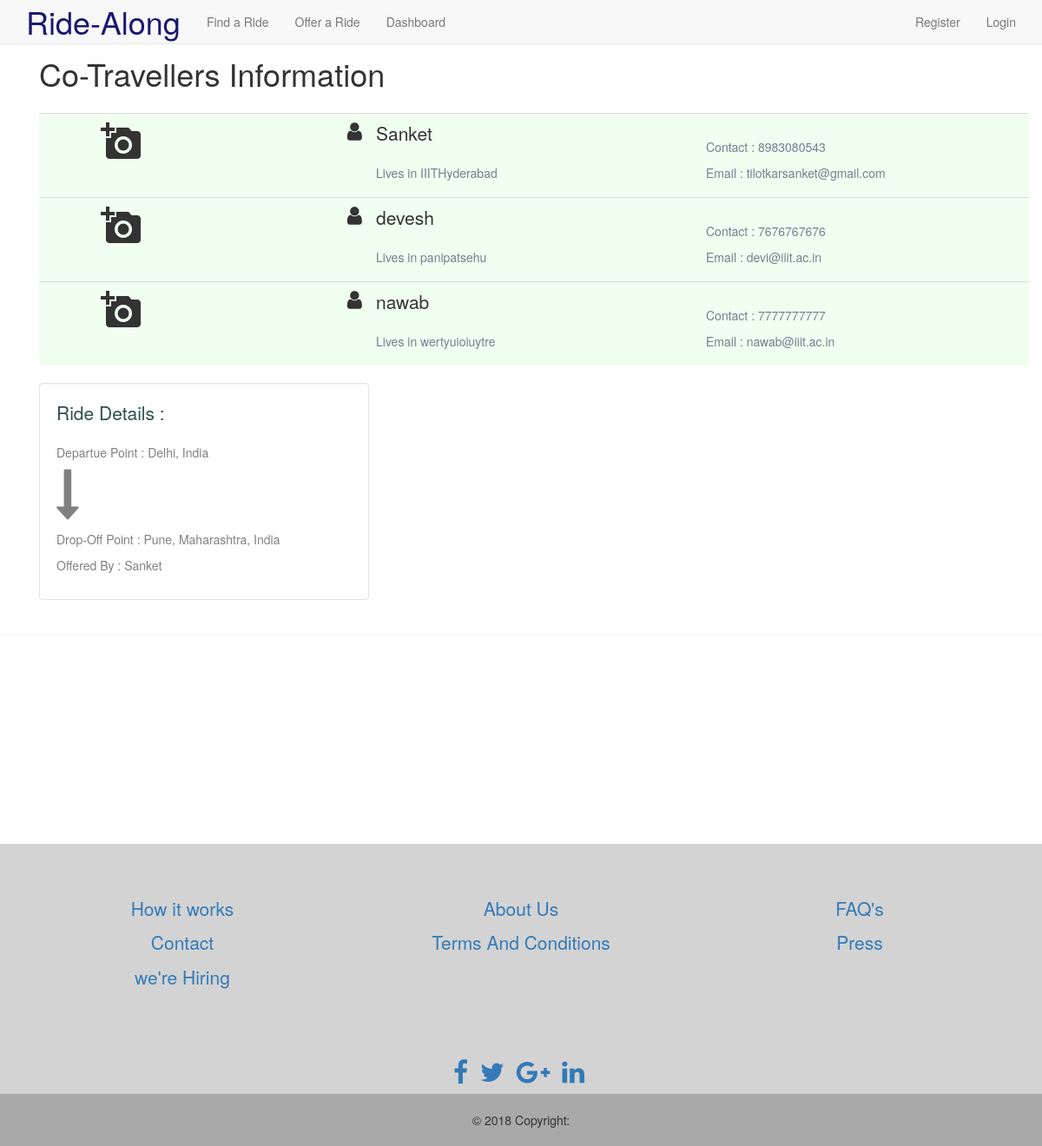
Page /see_cotravellers/15/sanket711 on the committed database.
### tables this page shows
CREATE TABLE USERS (

userName text primary key ,
password text not null ,
name text not null ,
phone text not null ,
email text not null unique , 
address text not null
);

CREATE TABLE "rides_offered" (
	`rideId`	INTEGER PRIMARY KEY AUTOINCREMENT,
	`userName`	text NOT NULL,
	`source`	text NOT NULL,
	`destination`	text NOT NULL,
	`lat1`	text NOT NULL,
	`long1`	text NOT NULL,
	`lat2`	text NOT NULL,
	`long2`	text NOT NULL,
	`offeredDate`	text NOT NULL,
	`offeredTime`	text NOT NULL,
	`offeredPrice`	int NOT NULL,
	`offeredSeats`	NUMERIC NOT NULL,
	`details`	text,
	`valid`	INTEGER NOT NULL,
	`seatsleft`	NUMERIC
);

### app.py (the view)
@app.route('/see_cotravellers/<string:rideId>/<string:userName>', methods=['GET', 'POST'])
def see_cotravellers(rideId,userName):
    con = sqlite3.connect("CabSharing.db")
    cur = con.cursor()
    cotravellers = []
    result=[]
    temp_users_whose_ride_accepted=[]
    cur.execute(" select * from rides_requested where rideId = ? and accepted = 1 " , [rideId] )
    temp_users_whose_ride_accepted = cur.fetchall()
    cur.execute("SELECT * FROM rides_offered WHERE  username = ? and rideid = ?",  (userName, rideId ) )
    result = cur.fetchall()
    cur.execute("SELECT * FROM users WHERE  username = ? ", [userName] )
    cotravellers.append(cur.fetchone())
    cur.execute(" select * from rides_requested where rideId = ? and accepted = 1 " , [rideId] )
    temp_users_whose_ride_accepted = cur.fetchall()
    for i in range(len(temp_users_whose_ride_accepted)):
        cur.execute("SELECT * FROM users WHERE  username = ? ", [temp_users_whose_ride_accepted[i][1]] )
        temp =  cur.fetchone()
        cotravellers.append( temp)
    for i in range(len(cotravellers)):
        print(cotravellers[i])
    return render_template('see_cotravellers.html' , result = result ,cotravellers = cotravellers , len_cotravellers = len(cotravellers) , admin = cotravellers[0][2])

### templates/see_cotravellers.html
{% extends 'layout.html' %}
{% block body %}
<div class="container ">
<table class=" col-md-12 table ">
		<p class="lead" style="font-size: 36px">Co-Travellers Information</p>
{% for i in range(len_cotravellers) %}
  <tr style="background-color:honeydew">
  	<td class="text-center col-md-2">
		<p class="material-icons" style="font-size:48px">add_a_photo</p>
  	</td>
  	<td class="text-right col-md-2">
  		<i class="fa fa-user " style="font-size: 24px"></i>
  	</td>
    <td class="text-left col-md-4">
    	<p class="lead "  >{{cotravellers[i][2]}}</p>
  		<p style="color: #708090">Lives in {{cotravellers[i][5]}}</p>
    </td>
  	<td class="col-md-4">
  		<br>
  		<p style="color: #708090">Contact : {{cotravellers[i][3]}}</p>
  		<p style="color: #708090">Email : {{cotravellers[i][4]}}</p>
  	</td>
  </tr>
 {% endfor %}
</table>
<div class="col-md-4 well" style="background-color: white">
	<div>
		<p class="lead" style="color:darkslategray">Ride Details : </p>
	</div>
	<div  style="color:	gray">
		<p ">Departue Point : {{result[0][2]}}</p>
		<p><i class="fa fa-long-arrow-down" style="font-size:60px; "></i></p>
		<p >Drop-Off Point : {{result[0][3]}}</p>
		<p >Offered By : {{admin}}</p>
	</div>
</div>
</div>
{% endblock %}

### static/styles/design.css (style rules this page uses)
html, body { height: 100%; margin: 0; padding: 0; }

### rows in the picture
USERS: name "Sanket", address "IIITHyderabad", phone "8983080543", email "tilotkarsanket@gmail.com", name "Sanket"
USERS: name "devesh", address "panipatsehu", phone "7676767676", email "devi@iiit.ac.in"
USERS: name "nawab", address "wertyuioiuytre", phone "7777777777", email "nawab@iiit.ac.in"
rides_offered: source "Delhi, India", destination "Pune, Maharashtra, India"
